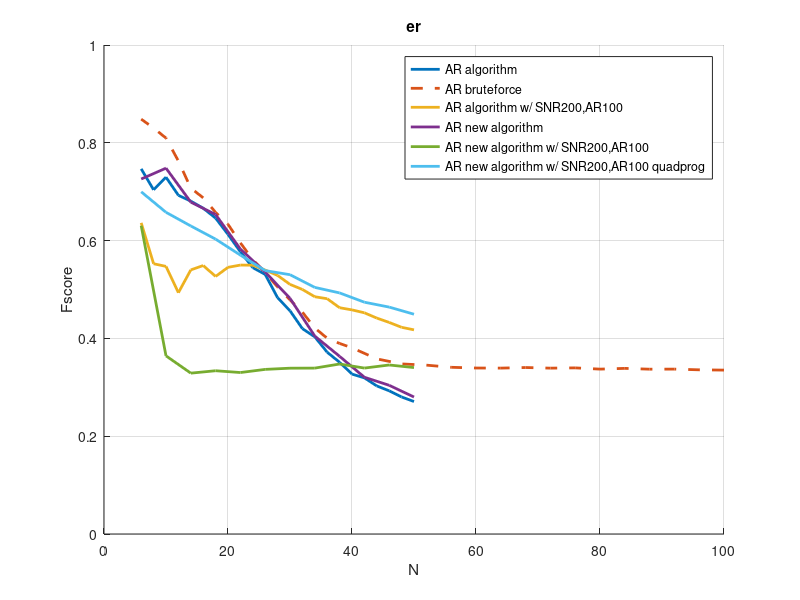

This chart was generated by the following MATLAB code:
clc;clear;close all hidden;
legend_list = {};
figure;hold on;
load('large_new_performance_data_results_diff_n_er.mat')
plot(N_list,F_list,'LineWidth',2)

load('large_maximum_data_results_count_er.mat')
F_list2 = F_list;
N_list2 = N_list;
load('large_maximum_data_results_count_er_100.mat')
F_list(end+1:end+length(F_list2)) = F_list2;
N_list(end+1:end+length(N_list2)) = N_list2;
plot(N_list,F_list,'--','LineWidth',2);

load("large_new_performance_data_results_diff_n_er_SNR200_AR100.mat")
plot(N_list,F_list,'LineWidth',2)

load('large_new_performance_data_results_diff_n_er_z.mat')
plot(N_list,F_list,'LineWidth',2)

load("large_new_performance_data_results_diff_n_er_z_SNR200_AR100.mat")
plot(N_list,F_list,'LineWidth',2)

load("large_new_performance_data_results_diff_n_er_z_SNR200_AR100_quadprog.mat")
plot(N_list,F_list,'LineWidth',2)

xlabel('N')
ylabel('Fscore')
title(signal_params.graph_type)
ylim([0 1])
grid on;

legend('AR algorithm','AR bruteforce','AR algorithm w/ SNR200,AR100','AR new algorithm','AR new algorithm w/ SNR200,AR100','AR new algorithm w/ SNR200,AR100 quadprog')